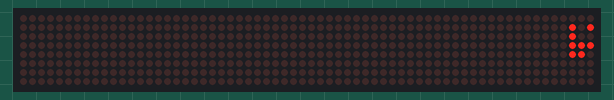
Bench run of a sketch on a simulated Arduino Uno, built with avr-gcc and run on an emulated ATmega328P. Shown: 64×8 LED matrix. The local clock reads 2024-03-15 10:24:30 at power-on unless the sketch sets it; what the sketch prints to the serial monitor is not drawn.

Above: at 0.1 s.
At 9.5 s:
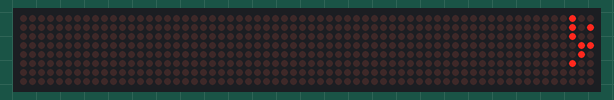
At 14.2 s:
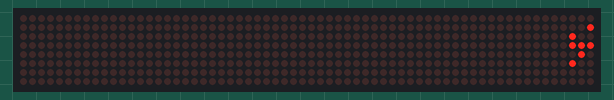
At 19.4 s:
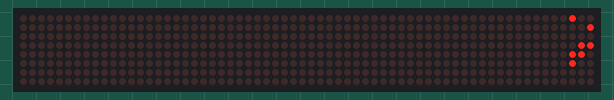
At 33.5 s:
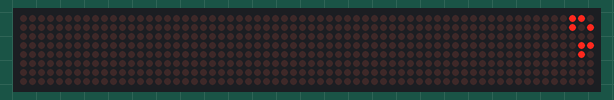
At 38.2 s:
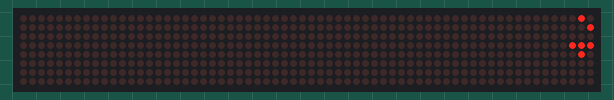

Measured:
- what the display in image 1 shows lasts 1.0 s, from 9.5 s to 10.5 s

The sketch:

clock-binario.ino
```cpp
#include <Wire.h>
#include "RTClib.h"

RTC_DS3231 rtc;

/**
 * La libreria LEDControl è reperibile qui:
 * http://wayoda.github.io/LedControl/
 * Oppure nel library manager come: LedControl di Eberhard Fahle
 */
#include "LedControl.h"

#define pinCLK 4
#define pinCS 3
#define pinDIN 2

#define ELEMENTS 8
LedControl lc = LedControl(pinDIN, pinCLK, pinCS, ELEMENTS);

void setup() {
  Serial.begin(9600);
  for (int i = 0; i < ELEMENTS ; i++) {
    lc.shutdown(i,false);  // Wake up displays
    lc.setIntensity(i,1);  // 0-15
    lc.clearDisplay(i);  // Clear Displays
  }
  Serial.println("ok");

  if (!rtc.begin()) {
    Serial.println("Controlla le connessioni");
    while(true);
  }

  if (rtc.lostPower()) {
    Serial.println("Imposto data/ora");
    rtc.adjust(DateTime(F(__DATE__), F(__TIME__)));
    // rtc.adjust(DateTime(2014, 1, 21, 3, 0, 0));
  }
}

void loop() {
  DateTime now = rtc.now();

  bool led = false;
  int h = now.hour();
  for (int i = 0; i < 8; i++) {
     led = false;
     if (h & (1 << i)) {
       led = true;
     }
     pixel(0, 7-i,led);
  }

  int m = now.minute();
  for (int i = 0; i < 8; i++) {
     led = false;
     if (m & (1 << i)) {
       led = true;
     }
     pixel(1, 7-i,led);
  }

  int s = now.second();
  for (int i = 0; i < 8; i++) {
     led = false;
     if (s & (1 << i)) {
       led = true;
     }
     pixel(2, 7-i,led);
  }

/*  Serial.print(now.year(), DEC);
  Serial.print('/');
  Serial.print(pad(now.month()));
  Serial.print('/');
  Serial.print(pad(now.day()));
  Serial.print(" - ");
  Serial.print(pad(now.hour()));
  Serial.print(':');
  Serial.print(pad(now.minute()));
  Serial.print(':');
  Serial.print(pad(now.second()));
  Serial.println();
  */
 /*
  //estraggo i caratteri di messaggio e li stampo
  for (int i = 0; i < sizeof(orario); i++) {
    char c = orario[i];
    //ricavo l'array da visualizzare
    //la sua posizione
    int id = findInMap(c);
    //visualizzo lo sprite con la lettera
    int xlettera = i*8;
    drawSprite(xlettera,1, alpha[id]);
  }
*/
  delay(500);
}

void pixel(int x, int y, bool stato){
  int el = (int)(x / 8);
  int xloc = 7-(x - (8*el));
  y = 7 - y;
  lc.setLed(el,y,xloc, stato);
}
```
